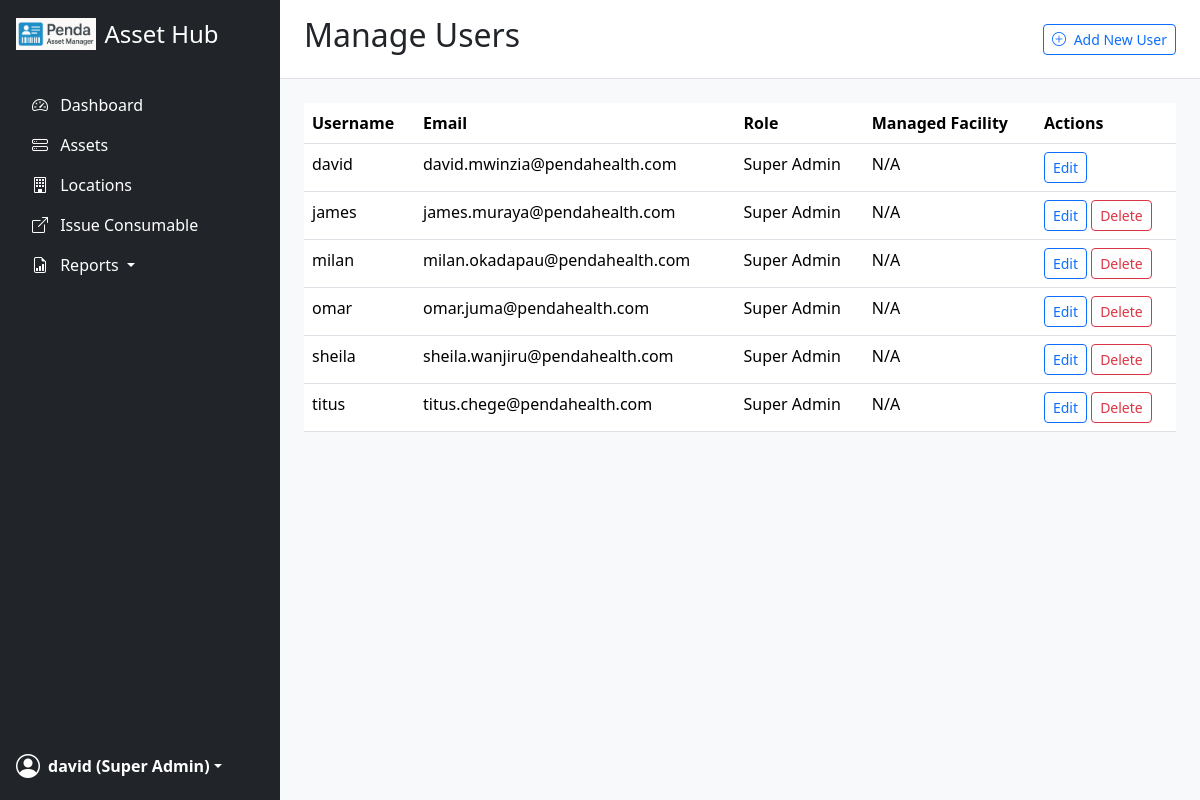
The app's page /admin/users (signed in) with its own data.
### app/models.py (models this page shows, shortened)
class User(UserMixin, db.Model):
    id = db.Column(db.Integer, primary_key=True)
    username = db.Column(db.String(64), index=True, unique=True)
    email = db.Column(db.String(120), index=True, unique=True)
    password_hash = db.Column(db.String(128))
    role = db.Column(db.String(20), nullable=False)  # 'Super Admin', 'Branch Manager', 'Store Manager', 'Finance'
    facility_id = db.Column(db.Integer, db.ForeignKey('facility.id'))  # For Branch Managers
    department = db.Column(db.String(50), nullable=True)

### app/admin_routes.py (the view)
@admin_bp.route('/users')
def list_users():
    users = User.query.order_by(User.username).all()
    return render_template('admin/list_users.html', users=users, title="Manage Users")

### app/admin_routes.py (called while the page is built)
@admin_bp.before_request
@login_required
@role_required('Super Admin')
def before_request():
    pass

### app/models.py (called while the page is built)
@login_manager.user_loader
def load_user(id):
    return User.query.get(int(id))

### app/templates/admin/list_users.html
{% extends "base.html" %}
{% block page_header %}
<div class="d-flex justify-content-between flex-wrap flex-md-nowrap align-items-center">
    <h1 class="h2">{{ title }}</h1>
    <a href="{{ url_for('admin.add_user') }}" class="btn btn-sm btn-outline-primary">
        <i class="bi bi-plus-circle me-1"></i> Add New User
    </a>
</div>
{% endblock %}
{% block content %}
<table class="table table-hover">
    <thead><tr><th>Username</th><th>Email</th><th>Role</th><th>Managed Facility</th><th>Actions</th></tr></thead>
    <tbody>
    {% for user in users %}
    <tr>
        <td>{{ user.username }}</td>
        <td>{{ user.email }}</td>
        <td>{{ user.role }}</td>
        <td>{{ user.facility.name if user.facility else 'N/A' }}</td>
        <td>
            <a href="{{ url_for('admin.edit_user', id=user.id) }}" class="btn btn-sm btn-outline-primary">Edit</a>
            {% if user.id != current_user.id %}
            <button type="button" class="btn btn-sm btn-outline-danger"
                    data-bs-toggle="modal"
                    data-bs-target="#confirmModal"
                    data-form-action="{{ url_for('admin.delete_user', id=user.id) }}"
                    data-modal-body="Are you sure you want to delete the user '{{ user.username }}'?">Delete
            </button>
            {% endif %}
        </td>
    </tr>
    {% endfor %}
    </tbody>
</table>
{% endblock %}

### app/templates/_navigation_links.html (shortened to what this page needs)
{% macro render_nav_content(current_user) %}
    <a href="{{ url_for('main.index') }}" class="d-flex align-items-center mb-3 mb-md-0 me-md-auto text-white text-decoration-none">
        <img src="{{ url_for('static', filename='images/pam_logo.png') }}" alt="Logo" height="32" class="me-2">
        <span class="fs-4">Asset Hub</span>
    </a>
    <hr>
    <ul class="nav nav-pills flex-column mb-auto">
        <li class="nav-item">
            <a href="{{ url_for('main.index') }}" class="nav-link text-white {% if request.endpoint == 'main.index' %}active{% endif %}">
                <i class="bi bi-speedometer2 me-2"></i> Dashboard
            </a>
        </li>
        <li>
            <a href="{{ url_for('main.assets') }}" class="nav-link text-white {% if request.endpoint == 'main.assets' %}active{% endif %}">
                <i class="bi bi-hdd-stack me-2"></i> Assets
            </a>
        </li>
        <li>
            <a href="{{ url_for('main.locations') }}" class="nav-link text-white {% if request.endpoint == 'main.locations' %}active{% endif %}">
                <i class="bi bi-building me-2"></i> Locations
            </a>
        </li>
        <li>
            <a href="{{ url_for('main.issue_consumable') }}" class="nav-link text-white {% if request.endpoint == 'main.issue_consumable' %}active{% endif %}">
                <i class="bi bi-box-arrow-up-right me-2"></i> Issue Consumable
            </a>
        </li>
        <li class="nav-item dropdown">
            <a class="nav-link text-white dropdown-toggle" href="#" role="button" data-bs-toggle="dropdown">
                <i class="bi bi-file-earmark-bar-graph me-2"></i> Reports
            </a>
        </li>
    </ul>
    <hr>
    <div class="dropdown">
        <a href="#" class="d-flex align-items-center text-white text-decoration-none dropdown-toggle" data-bs-toggle="dropdown" aria-expanded="false">
            <i class="bi bi-person-circle fs-4 me-2"></i>
            <strong>{{ current_user.username }} ({{ current_user.role }})</strong>
        </a>
    </div>
{% endmacro %}

### app/static/css/style.css (style rules this page uses)
body { overflow-x: hidden; background-color: #f8f9fa; }

### records on screen
User: username "david", role "Super Admin", email "david.mwinzia@pendahealth.com", facility "N/A"
User: username "james", email "james.muraya@pendahealth.com", role "Super Admin", facility "N/A"
User: username "milan", email "milan.okadapau@pendahealth.com", role "Super Admin", facility "N/A"
User: username "omar", email "omar.juma@pendahealth.com", role "Super Admin", facility "N/A"
User: username "sheila", email "sheila.wanjiru@pendahealth.com", role "Super Admin", facility "N/A"
User: username "titus", email "titus.chege@pendahealth.com", role "Super Admin", facility "N/A"

### other values on screen
{{ title }} "Manage Users"
